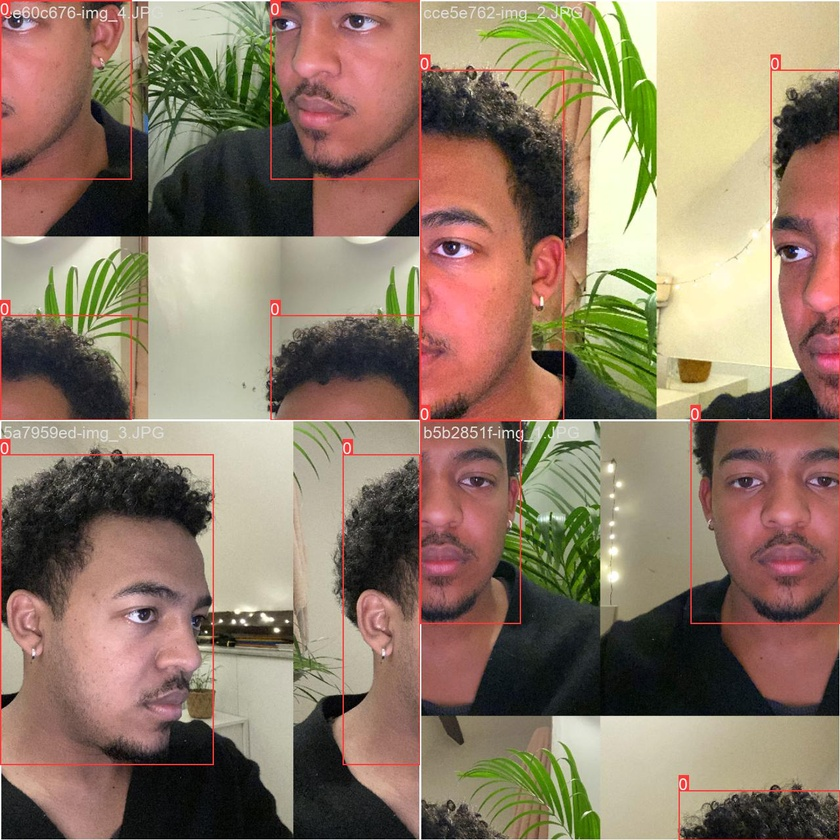
#> input picture Models/Dataset/runs/detect/train2/train_batch0.jpg, 840 x 840 px, shrunk from 1280 x 1280 before the run, given in place of the camera
$ python howfar.py
#> lines starting #> are read from the running program, lines starting #| are printed output that depends on the picture; after the words box and inside, x2 and y2 are one past the last pixel; in counts of white or black regions, pixels touching at a corner belong together
#> further down, frame is the input picture: shape (840, 840, 3); mean B, G, R 102.3, 121.7, 141.9
# PLAN ACTION :
# Activer la camera
# Calculer la distance à l'objet le plus loin
# 1 . focal length F of our camera: F = (P x D) / W
#           P : width of object in picture
#           D : distance
#           W : Width object
# 2 . triangle similarity : D’ = (W x F) / P
#           P : width of object in picture
#           D : distance
#           W : Width object
# Afficher la distance avec CV2

import cv2


def find_maker(img):
    # convert the image to grayscale, blur it, and detect edges
    gray = cv2.cvtColor(img, cv2.COLOR_BGR2GRAY)
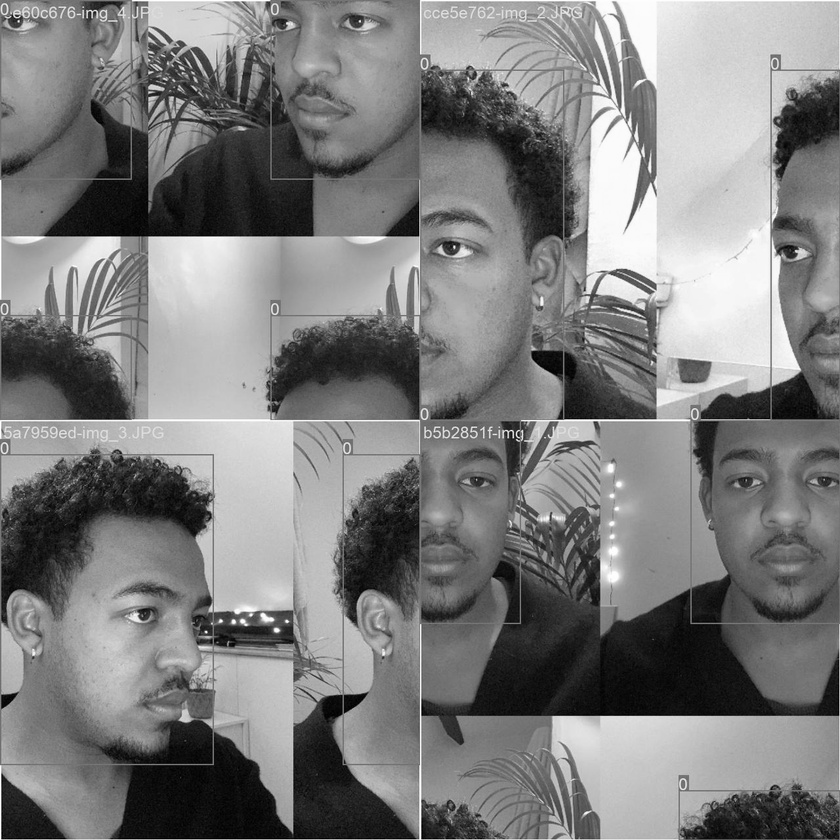
#> gray: shape (840, 840); min 0, max 255, mean 125.5
    gray = cv2.GaussianBlur(gray, (5, 5), 0)
    edged = cv2.Canny(gray, 35, 125)
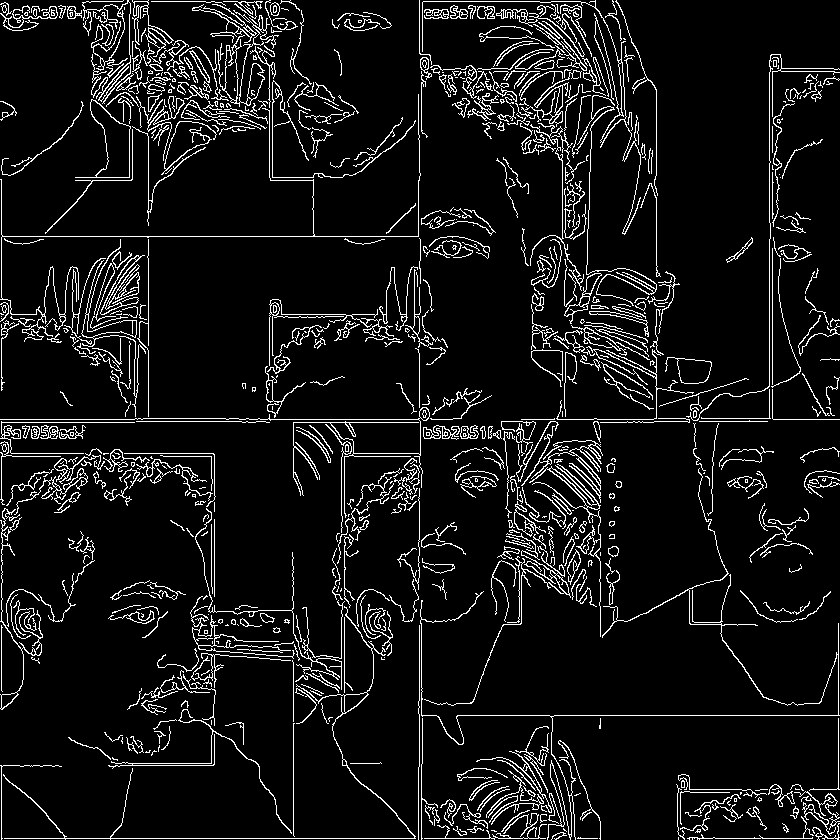
#> edged: shape (840, 840); 8% white in thin lines or dots
    # find the contours in the edged image and keep the largest one;
    # we'll assume that this is our piece of paper in the image
    cnts = cv2.findContours(edged.copy(), cv2.RETR_LIST, cv2.CHAIN_APPROX_SIMPLE)
#> cnts = 1036 contours, 716 with area under 20; largest, box (x1, y1, x2, y2) and area: (75, 99, 131, 178) 1692, (90, 99, 131, 178) 1649, (217, 10, 279, 107) 1079, (665, 357, 712, 384) 704, (677, 358, 712, 384) 692
    c = max(cnts, key=cv2.contourArea)
    # compute the bounding box of the of the paper region and return it
    return cv2.minAreaRect(c)


def distance_to_camera(known_width, focal_length, per_width):
    # compute and return the distance from the maker to the camera
    return (known_width * focal_length) / per_width


FOCAL_LENGTH = 950.0
KNOWN_WIDTH = 11.0


cam = cv2.VideoCapture(1)

if not cam.isOpened():
    print("Could not open camera")
    exit()

while True:
    try:
        ret, frame = cam.read()
        if ret:
            marker = find_maker(frame)
            marker_width = marker[1][0]

            distance = distance_to_camera(KNOWN_WIDTH, FOCAL_LENGTH, marker_width)

            # Display the frame with the detected marker and distance
            cv2.putText(frame, "Distance: {:.2f} inches".format(distance), (20, 50),
                        cv2.FONT_HERSHEY_SIMPLEX, 1, (0, 255, 0), 2)

            cv2.imshow('Brut Cam', frame)
            if cv2.waitKey(1) & 0xFF == ord('q'):
                break
        else:
            print('No frame received')
            break
    except cv2.error as e:
        print('error : {}'.format(e))

cam.release()
cv2.destroyAllWindows()

$ run again, on Models/Dataset/runs/detect/train2/train_batch1.jpg
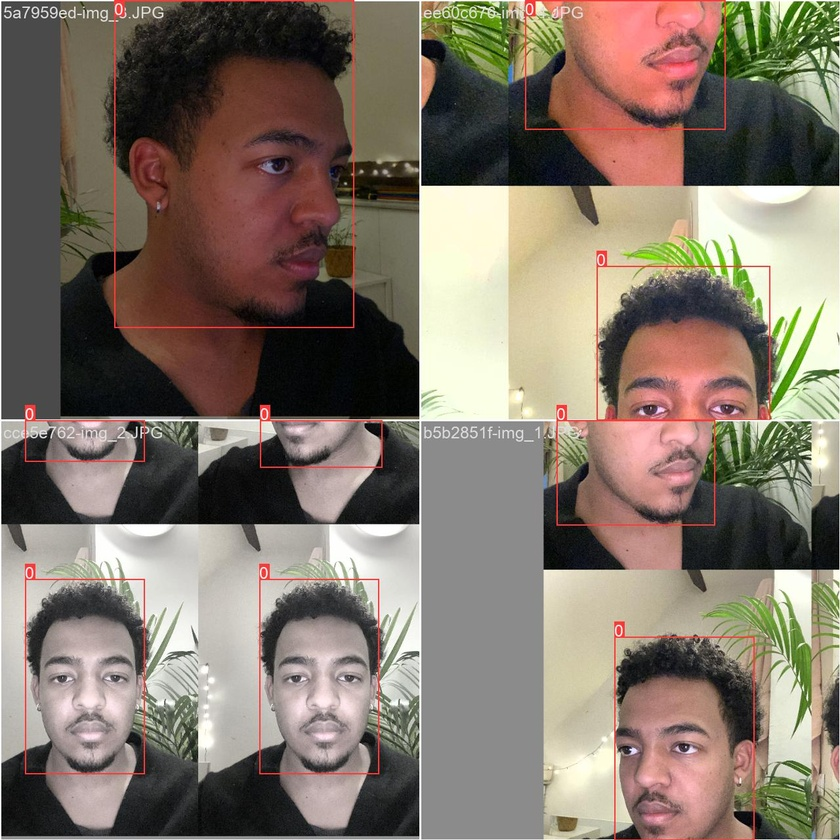
#> input picture Models/Dataset/runs/detect/train2/train_batch1.jpg, 840 x 840 px, shrunk from 1280 x 1280 before the run, given in place of the camera
#> frame is the input picture: shape (840, 840, 3); mean B, G, R 105.5, 117.8, 129.9
#> in find_maker, `gray = cv2.cvtColor(img, cv2.COLOR_BGR2GRAY)`:
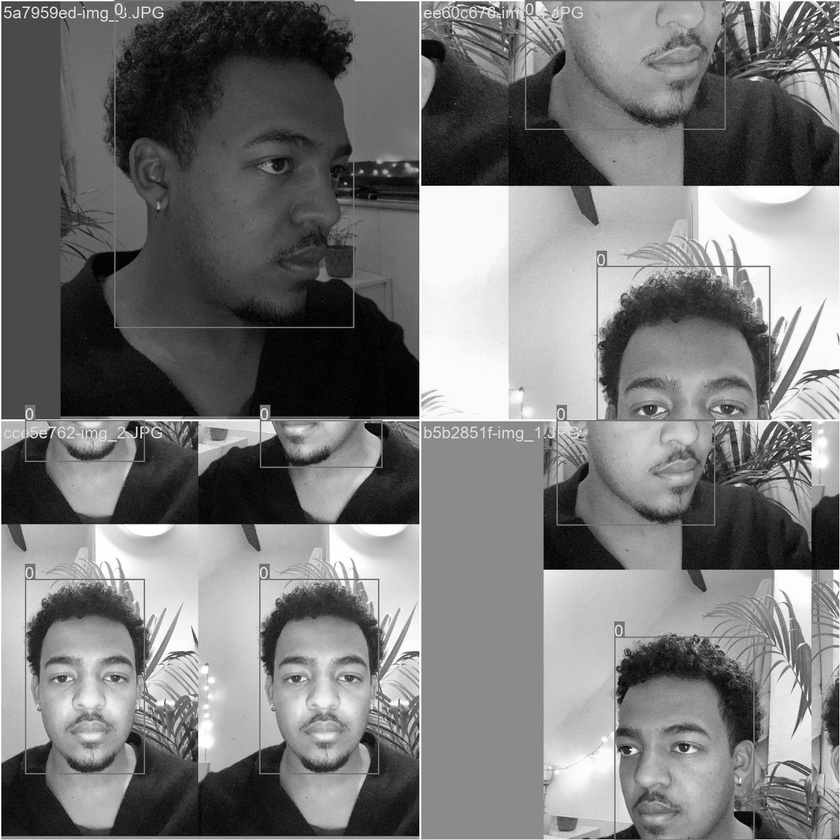
#> gray: shape (840, 840); min 0, max 255, mean 120
#> in find_maker, `edged = cv2.Canny(gray, 35, 125)`:
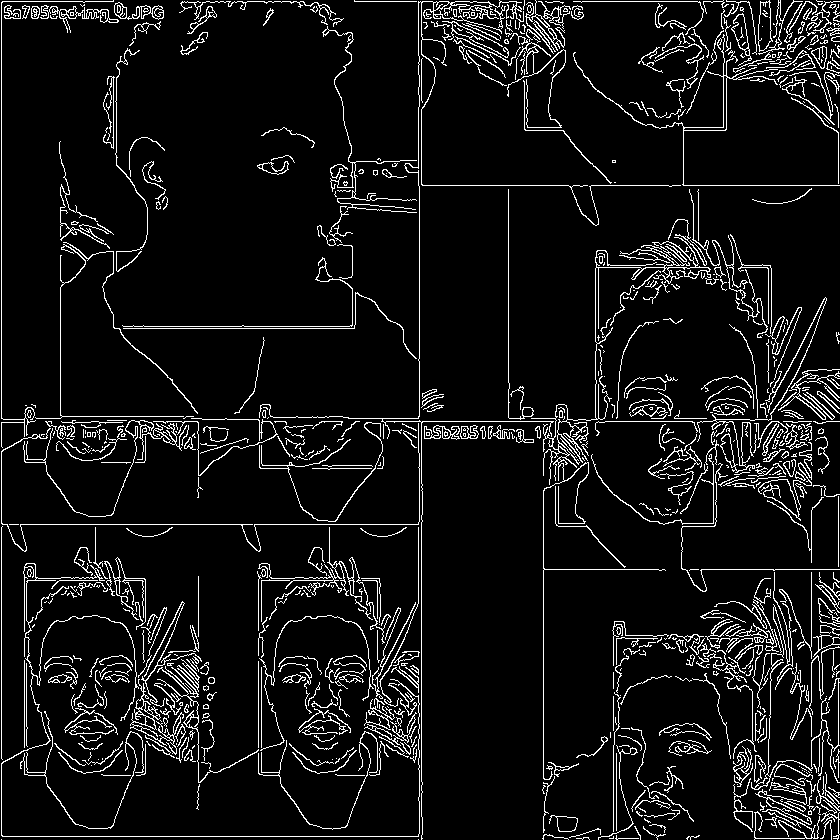
#> edged: shape (840, 840); 7.5% white in thin lines or dots
#> cnts = 1040 contours, 790 with area under 20; largest, box (x1, y1, x2, y2) and area: (531, 237, 711, 780) 1246, (758, 0, 773, 52) 513, (758, 1, 772, 51) 499, (525, 0, 565, 54) 452, (259, 0, 681, 840) 421

$ run again, on Models/Dataset/runs/detect/train2/train_batch2.jpg
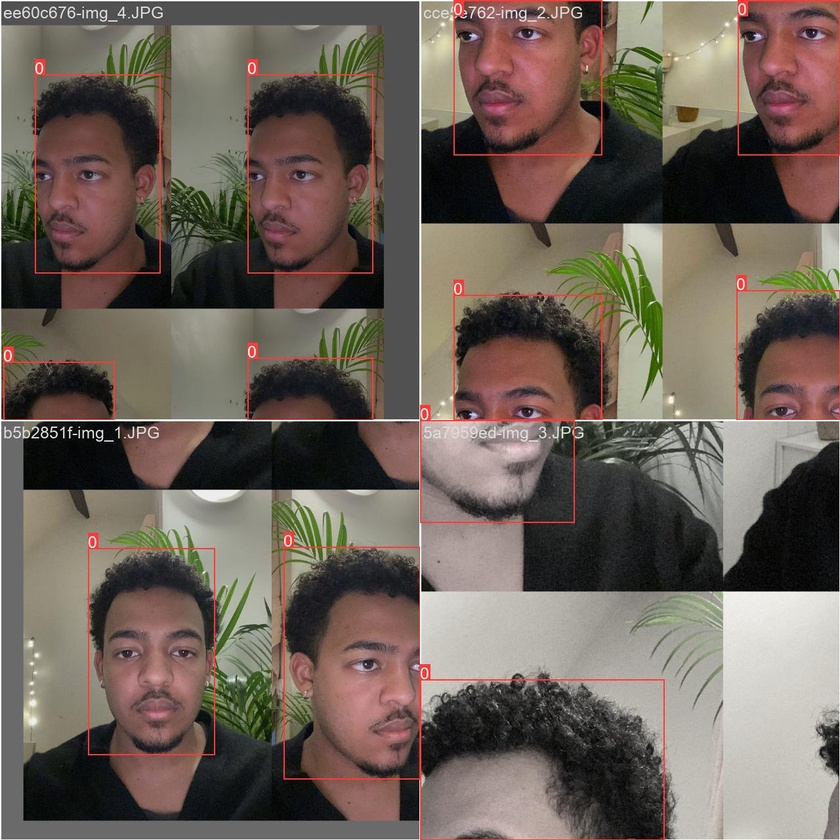
#> input picture Models/Dataset/runs/detect/train2/train_batch2.jpg, 840 x 840 px, shrunk from 1280 x 1280 before the run, given in place of the camera
#> frame is the input picture: shape (840, 840, 3); mean B, G, R 89.1, 98, 109.7
#> in find_maker, `gray = cv2.cvtColor(img, cv2.COLOR_BGR2GRAY)`:
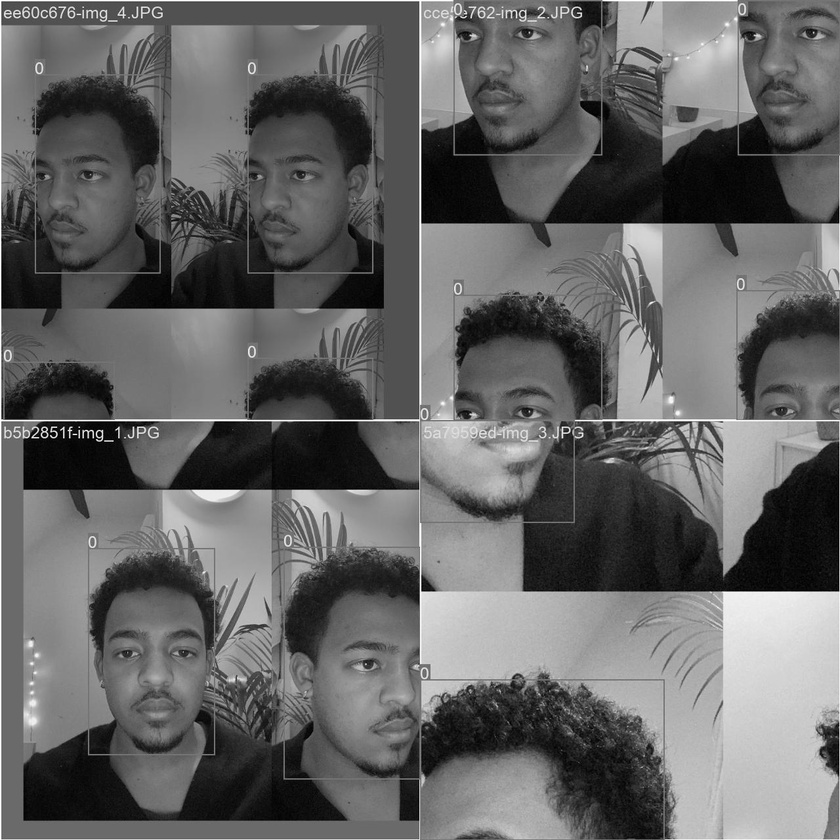
#> gray: shape (840, 840); min 0, max 255, mean 100.5
#> in find_maker, `edged = cv2.Canny(gray, 35, 125)`:
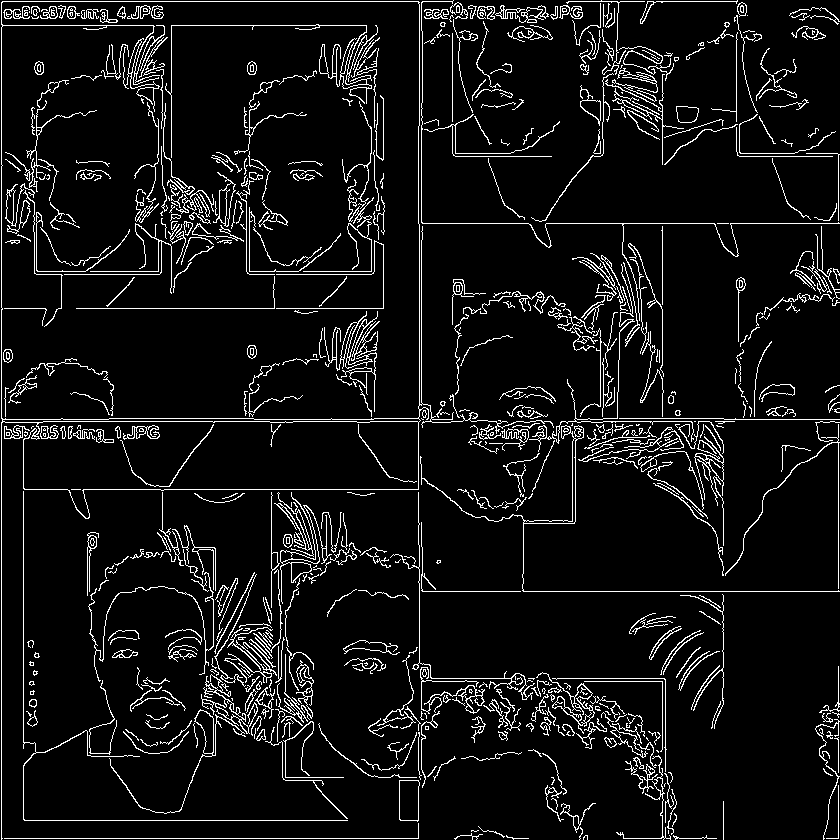
#> edged: shape (840, 840); 7.3% white in thin lines or dots
#> cnts = 912 contours, 621 with area under 20; largest, box (x1, y1, x2, y2) and area: (1, 1, 554, 840) 202530, (1, 1, 420, 420) 174364, (23, 421, 419, 519) 26908, (2, 418, 421, 423) 1102, (399, 780, 420, 822) 764

$ run again, on Models/Dataset/runs/detect/train2/train_batch90.jpg
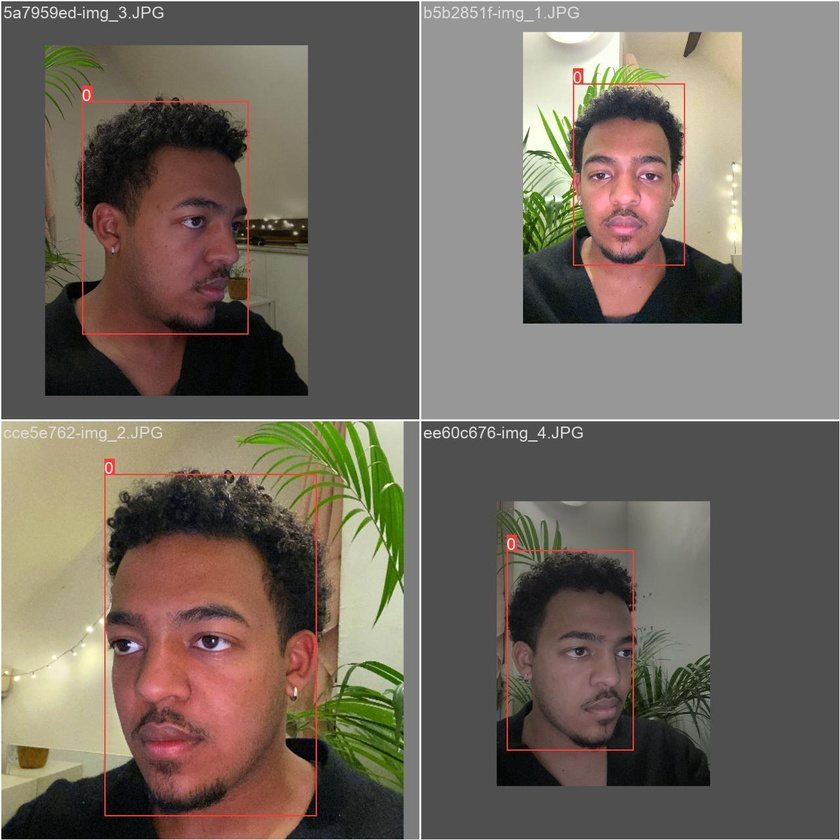
#> input picture Models/Dataset/runs/detect/train2/train_batch90.jpg, 840 x 840 px, shrunk from 1280 x 1280 before the run, given in place of the camera
#> frame is the input picture: shape (840, 840, 3); mean B, G, R 95.9, 105.9, 114.8
#> in find_maker, `gray = cv2.cvtColor(img, cv2.COLOR_BGR2GRAY)`:
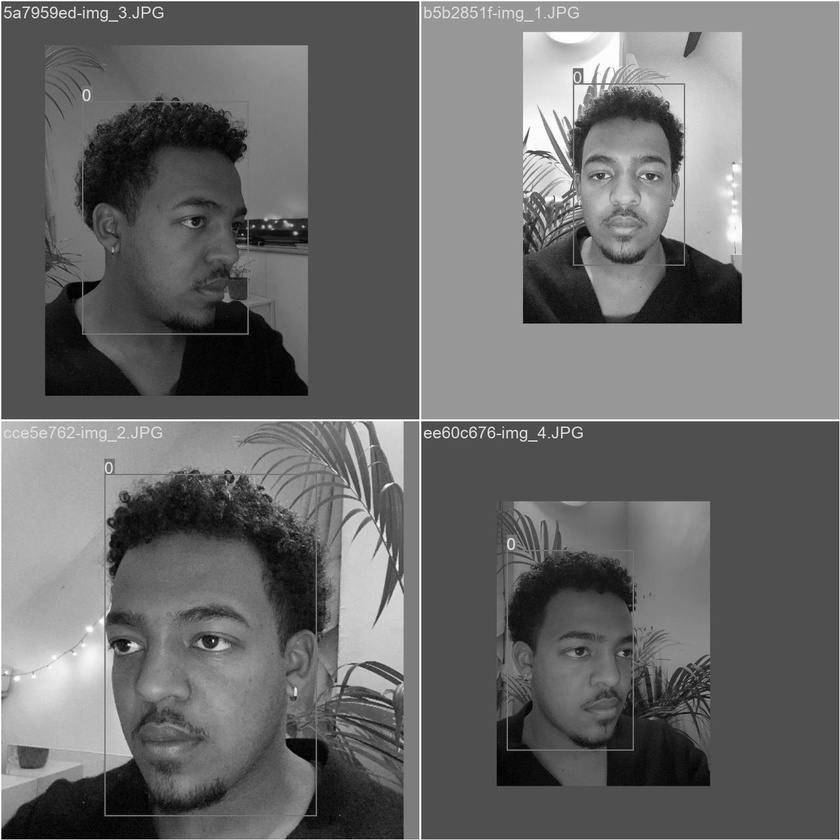
#> gray: shape (840, 840); min 0, max 255, mean 107.4
#> in find_maker, `edged = cv2.Canny(gray, 35, 125)`:
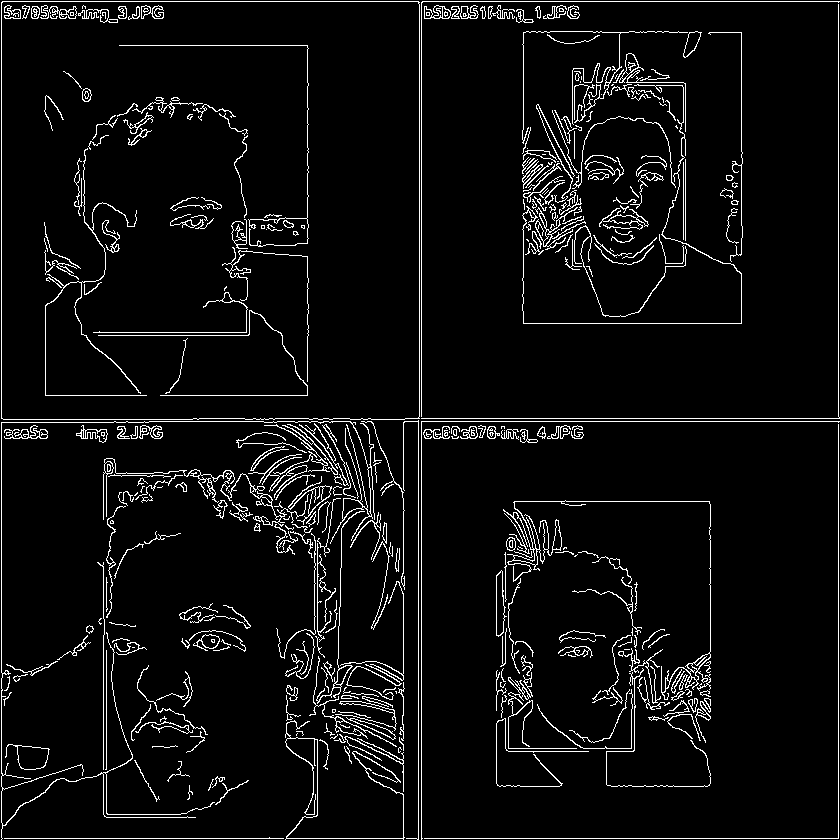
#> edged: shape (840, 840); 5.4% white in thin lines or dots
#> cnts = 582 contours, 357 with area under 20; largest, box (x1, y1, x2, y2) and area: (1, 1, 420, 420) 174579, (1, 1, 420, 420) 174574, (503, 500, 711, 700) 697, (5, 744, 50, 770) 626, (17, 745, 49, 770) 612
